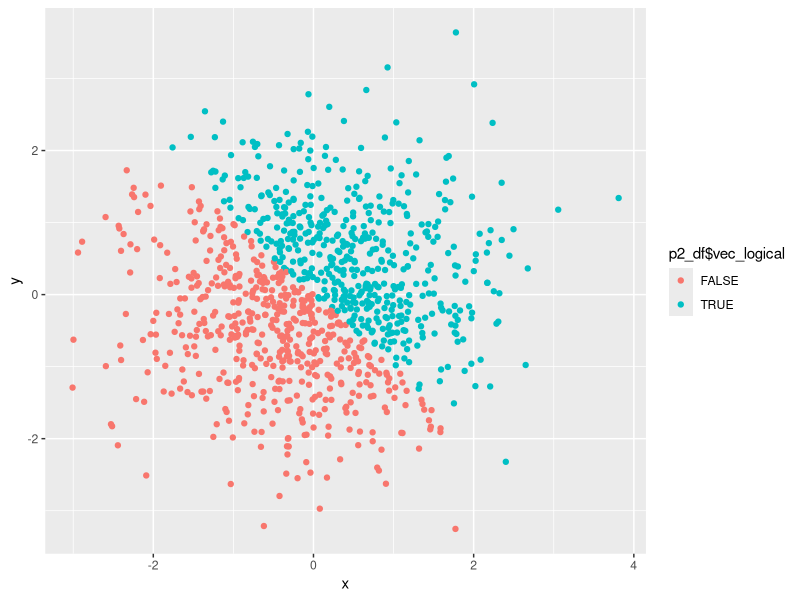
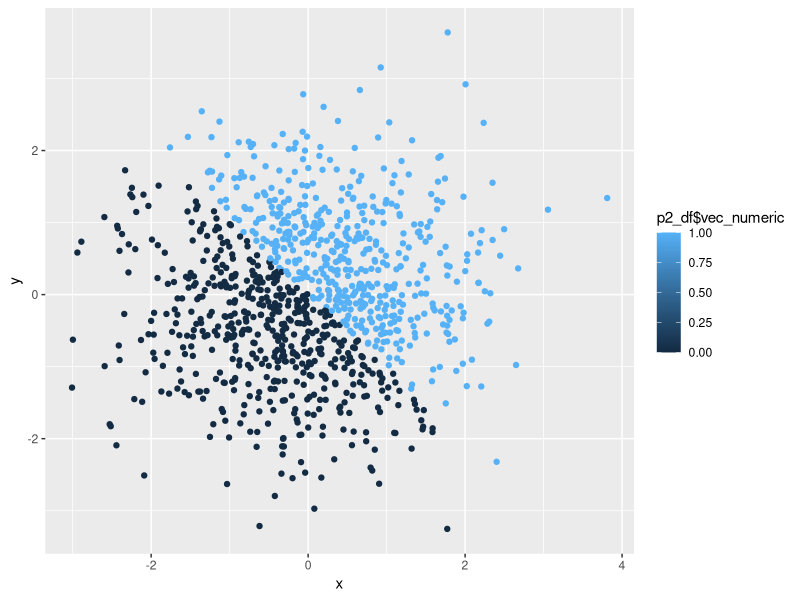
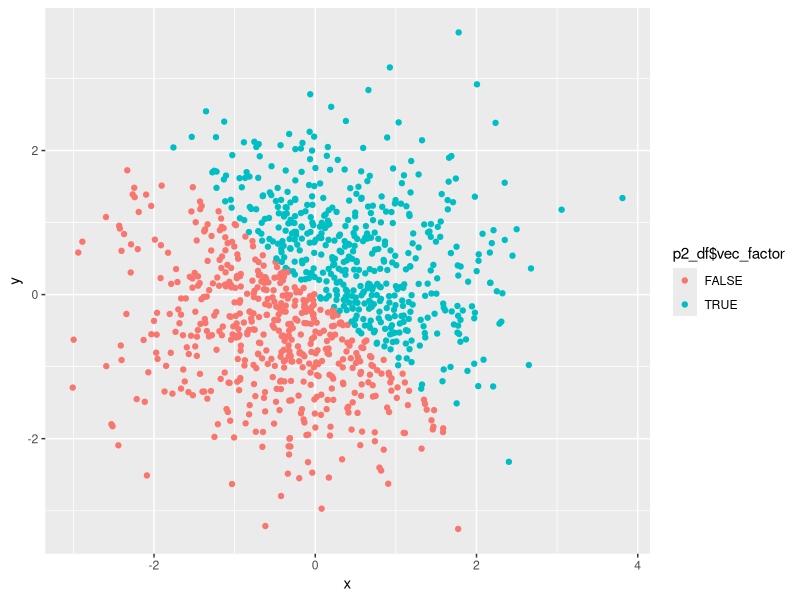
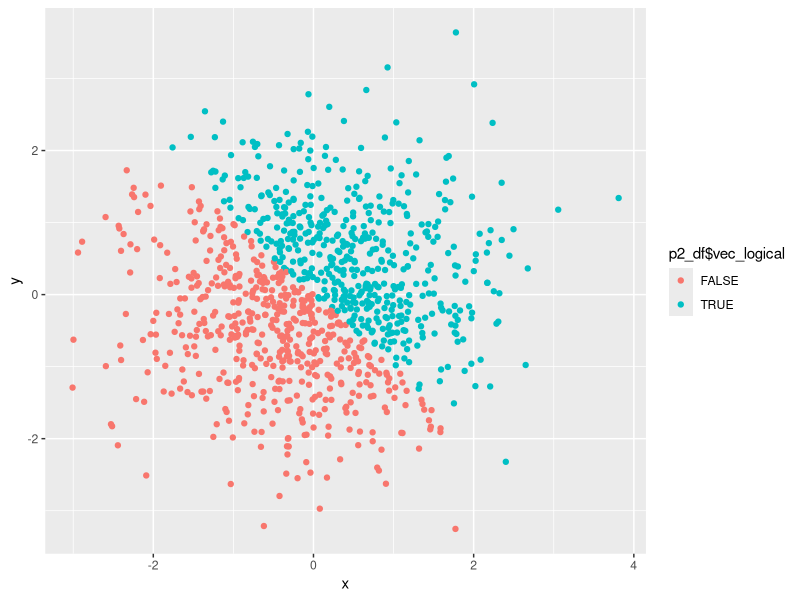

Generate these figures, in order, with R:
## ---- chunk 1
knitr::opts_chunk$set(echo = TRUE)
library(tidyverse)
## ---- chunk 2
set.seed(1)
p1_df = tibble(
  vec_numeric = runif(10, min = 0, max = 5),
  vec_logical = vec_numeric > 2,
  vec_char = c("zhao", "qian", "sun", "li", "zhou", "wu", "zheng", "wang", "feng", "chen"),
  vec_factor = factor(c("a", "b", "c", "d", "e", "f", "g", "h", "i", "j"))
)

class(p1_df$vec_numeric)
class(p1_df$vec_logical)
class(p1_df$vec_char)
class(p1_df$vec_factor)
## ---- chunk 3
mean(p1_df$vec_numeric)
mean(p1_df$vec_logical)
mean(p1_df$vec_char)
mean(p1_df$vec_factor)
## ---- chunk 4
as.numeric(p1_df$vec_logical)
as.numeric(p1_df$vec_char)
as.numeric(p1_df$vec_factor)
## ---- chunk 5
as.numeric(as.factor(p1_df$vec_char))
as.numeric(as.character(p1_df$vec_factor))
## ---- chunk 6
p2_df = tibble(
x = rnorm(1000),
y = rnorm(1000),
vec_logical = x + y > 0,
vec_numeric = as.numeric(vec_logical),
vec_factor = as.factor(vec_logical)
)
## ---- chunk 7
ggplot(p2_df, aes(x = x, y = y, color = p2_df$vec_logical)) + geom_point()
ggsave("scatterplot_with_color_points_of_logical_variable.png")
## ---- chunk 8
ggplot(p2_df, aes(x = x, y = y, color = p2_df$vec_numeric)) + geom_point()
## ---- chunk 9
ggplot(p2_df, aes(x = x, y = y, color = p2_df$vec_factor)) + geom_point()
